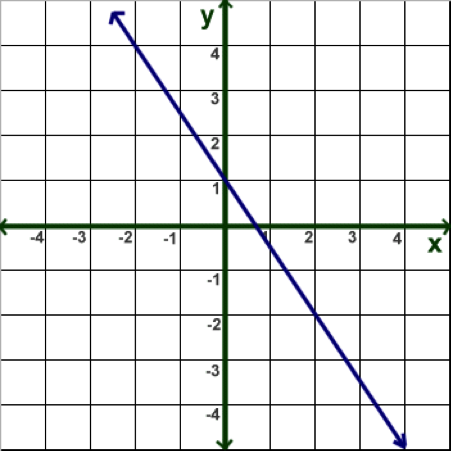
#> input picture opencv/ch14-几何变换/drawing.png, 451 x 451 px, found by its file name
$ python '14.仿射变换getAffineTransform.py'
#> lines starting #> are read from the running program, lines starting #| are printed output that depends on the picture
# -*- coding: utf-8 -*-
'''
仿射变换
在仿射变换中 原图中所有的平行线在结果图像中同样平行。
为了创建这个矩阵，我们需要从原图像中找到三个点以及他们在输出图像中的位置。
然后 cv2.getAffineTransform 会创建一个 2x3 的矩  最后 个矩 会 传给 函数 cv2.warpAffine。
'''

import cv2
import numpy as np
from matplotlib import pyplot as plt

img = cv2.imread('ch14-几何变换/drawing.png')
#> img is the input picture: shape (451, 451, 3); mean B, G, R 232.1, 232.1, 230.9
rows, cols, ch = img.shape
#> rows = 451; cols = 451; ch = 3

pts1 = np.float32([[50, 50], [200, 50], [50, 200]])
pts2 = np.float32([[10, 100], [200, 50], [100, 250]])

M = cv2.getAffineTransform(pts1, pts2)
dst = cv2.warpAffine(img, M, (cols, rows))
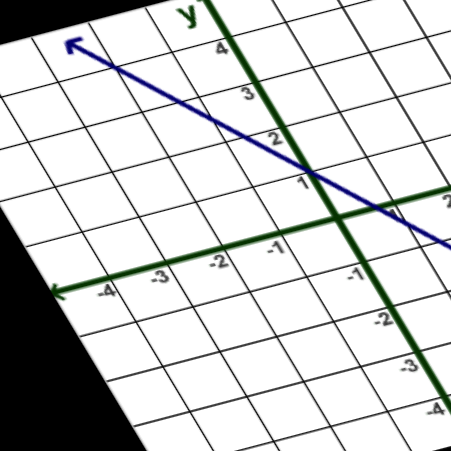
#> dst: shape (451, 451, 3); mean B, G, R 207.3, 207.7, 206.3

cv2.imshow('dst',dst)
cv2.waitKey(0)
cv2.destroyAllWindows()
